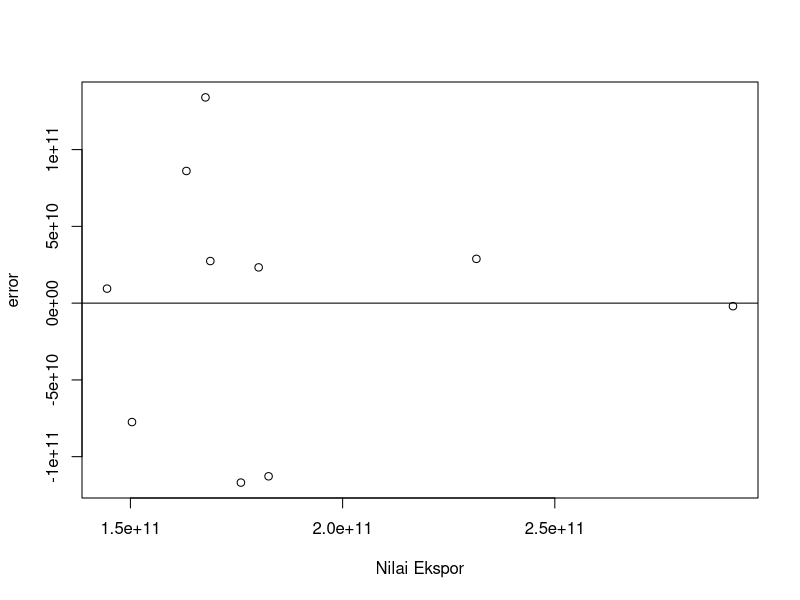
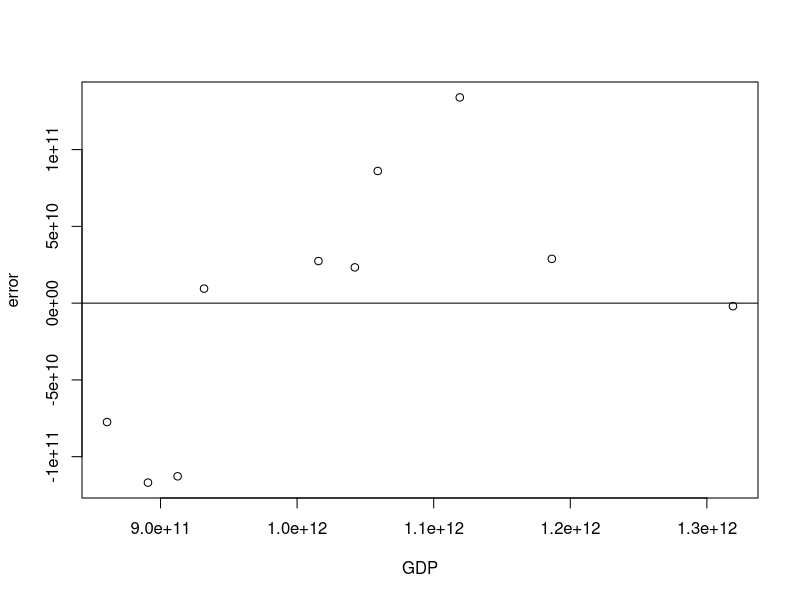

These charts were generated, in order, by the following R code:
## ---- chunk 1
library(tidyverse)
library(readxl)
## ---- chunk 2
setwd('C:/Users/ACER-0852/Documents/METOPEL')
dat<-read_excel('UAS Metopel.xlsx')
library(readxl)
reg1<-lm(Y~X,data=dat)
dat$u<-resid(reg1)
plot(dat$X,dat$u,xlab="Nilai Ekspor",ylab="error")
abline(h=0)
## ---- chunk 3
library(readxl)
dat$u<-resid(reg1)
plot(dat$Y,dat$u,xlab="GDP",ylab="error")
abline(h=0)
## ---- chunk 4
setwd('C:/Users/ACER-0852/Documents/METOPEL')
dat<-read_excel('UAS Metopel.xlsx')
library(readxl)
reg<-lm(Y~X,data=dat)
summary(reg)
